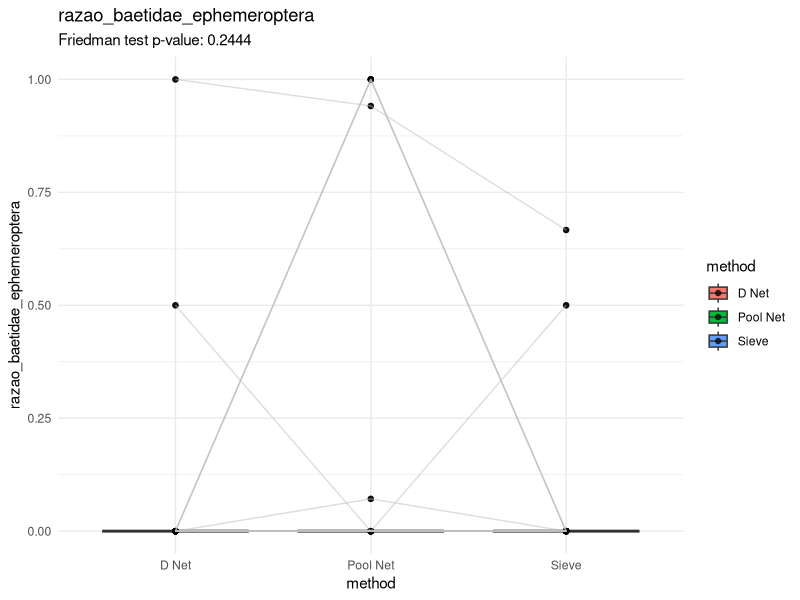
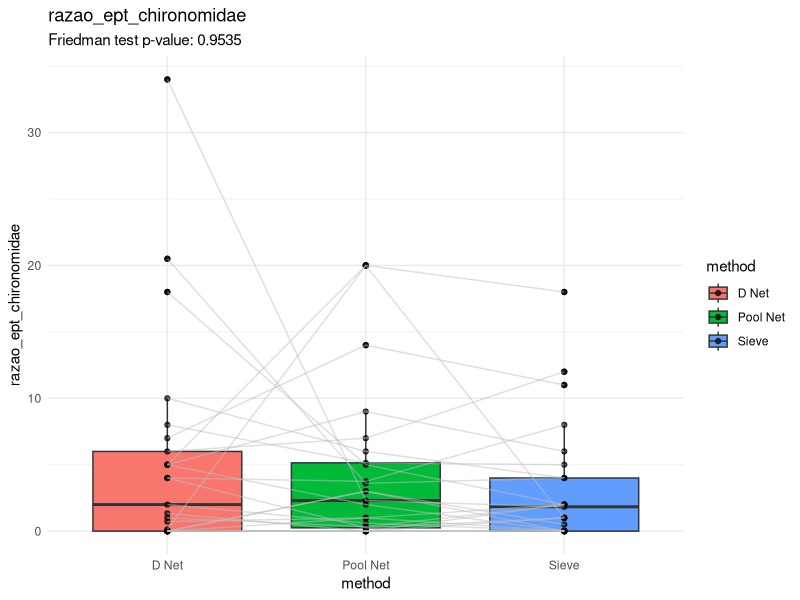
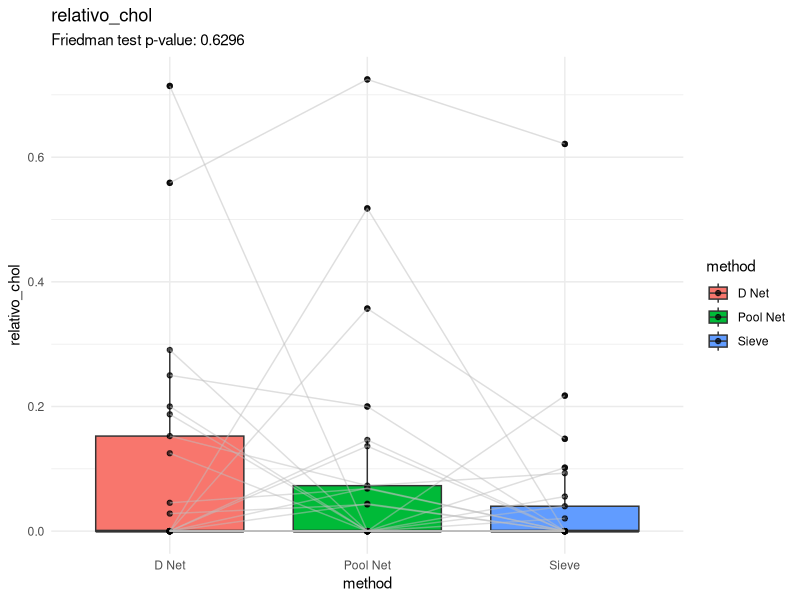
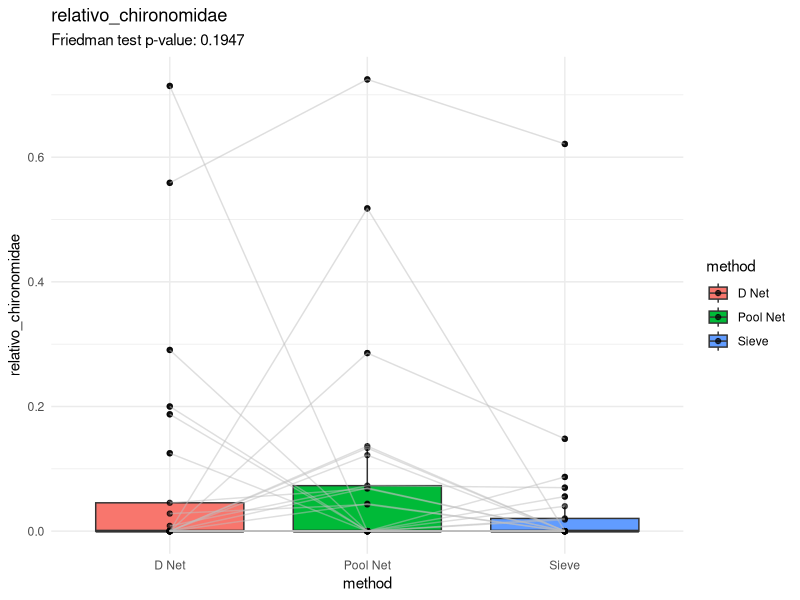
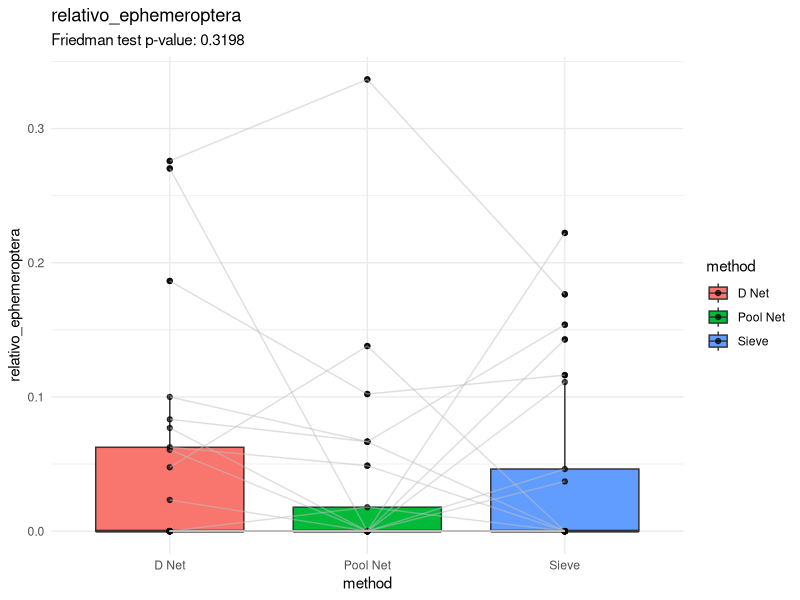
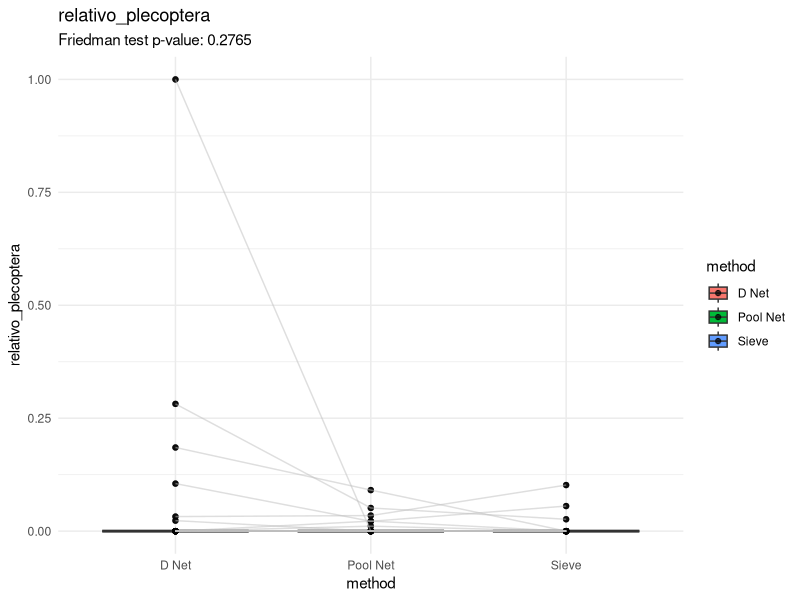
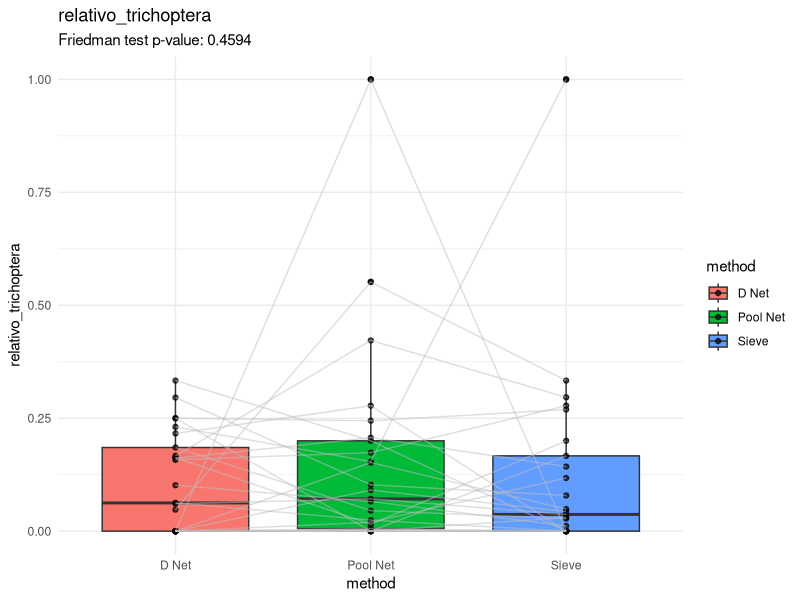
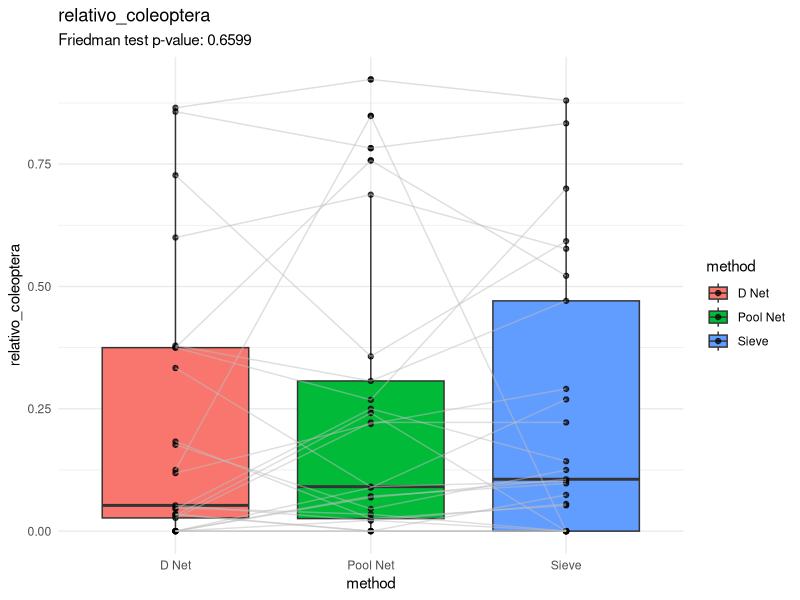

Recreate these plots in R, in order. (Note: this script raises an error after producing the figures.)
library(tidyverse)

################################## Configurações ###############################
set.seed(1994)
metodos_de_amostragem <- c("D Net", "Pool Net", "Sieve")
rios <- c("rio_bebedouro", "rio_da_barra", "rio_mutuca")
amostras_descartadas <- c("RiodaBarra-P1")



if (length(metodos_de_amostragem) == 3) {
  pasta_figuras <- "figuras/redes/comparacao_3_redes/"
  pasta_tabelas <- "tabelas/redes/3_redes/"
} else if (length(metodos_de_amostragem) == 2) {
  pasta_figuras <- "figuras/redes/comparacao_2_redes/"
  pasta_tabelas <- "tabelas/redes/2_redes/"
} else {
  pasta_figuras <- "figuras/redes/rede_unica/"
  pasta_tabelas <- "tabelas/redes/rede_unica/"
}

# Pastas de figuras
if (!dir.exists(pasta_figuras)) {
  dir.create(pasta_figuras, recursive = TRUE)
}

# Pasta de tabelas
if (!dir.exists(pasta_tabelas)) {
  dir.create(pasta_tabelas, recursive = TRUE)
}

################################## Carregar dados ##############################
indices_df_raw <- read_csv("dados/processado/matriz_indices_imaturos_piata.csv")

############################## Pre-processamento ###############################
vetor_respostas <- indices_df_raw %>%
  select(-(campanha:method)) %>%
  names()

indices_df <- indices_df_raw %>%
  filter(rio %in% rios) %>%
  filter(!locality_name %in% amostras_descartadas) %>%
  filter(method %in% metodos_de_amostragem) %>%
  mutate("coluna_id" = paste0(rio, "_", locality_name, "_", campanha)) #%>%
  #filter(!coletor_recolhedor_proporcao > 0.4)

################################ Processamento #################################
list_of_plots <- list()
i <- "aspt"
for (i in vetor_respostas) {
  print(paste("Analisando redes para índice:", i))
  
  # Remover outliers apenas no caso de coletor recolhedor
  if (i == "coletor_recolhedor_proporcao") {
    indices_df <- indices_df %>%
      filter(!coletor_recolhedor_proporcao > 0.4)
  }
  
  dados_filtrados <- indices_df %>%
    select(coluna_id, method, i) %>%
    pivot_wider(names_from = method, values_from = i) %>%
    filter(if_all(c(`D Net`, `Pool Net`, `Sieve`), is.finite))
  
  dados_filtrados_long <- dados_filtrados %>%
    pivot_longer(
      cols = c("D Net", "Pool Net", "Sieve"),
      names_to = "method",
      values_to = i
    )

  # Friedman test
  friedman_test_result <- friedman.test(
    as.formula(paste(i, "~ method | coluna_id")),
    data = dados_filtrados_long
  )


  plot <- ggplot(
    dados_filtrados_long,
    aes(x = method, y = !!sym(i), fill = method)
  ) +
    theme_minimal() +
    geom_boxplot() +
    geom_point(alpha = 0.7) +
    geom_line(aes(group = coluna_id), color = "gray", alpha = 0.5) +
    labs(
      title = i,
      subtitle = paste0(
        "Friedman test p-value: ", round(friedman_test_result$p.value, 4)
      )
    ) 
  
  ggsave(
    filename = paste0(pasta_figuras, i, ".png"),
    plot = plot,
    width = 8,
    height = 6
  )

}

################################### Post roc ###################################

for (i in vetor_respostas) {
  print(paste("Analisando redes (post-hoc) para índice:", i))

  if (i == "coletor_recolhedor_proporcao") {
    indices_df <- indices_df %>%
      filter(!coletor_recolhedor_proporcao > 0.4)
  }
  
  dados_filtrados <- indices_df %>%
    select(coluna_id, method, i) %>%
    pivot_wider(names_from = method, values_from = i)
  
  dados_filtrados_long <- dados_filtrados %>%
    pivot_longer(
      cols = c("D Net", "Pool Net", "Sieve"),
      names_to = "method",
      values_to = i
    )
  
  tabela_post_hoc <- pairwise.wilcox.test(
    dados_filtrados_long[[i]],
    dados_filtrados_long$method,
    p.adjust.method = "bonferroni",
    paired = TRUE
  )
  write_csv(
    as.data.frame(tabela_post_hoc$p.value) %>%
      rownames_to_column(var = "method1"),
    paste0(pasta_tabelas,  "wilxox_matrix_", i, ".csv")
  )
}
